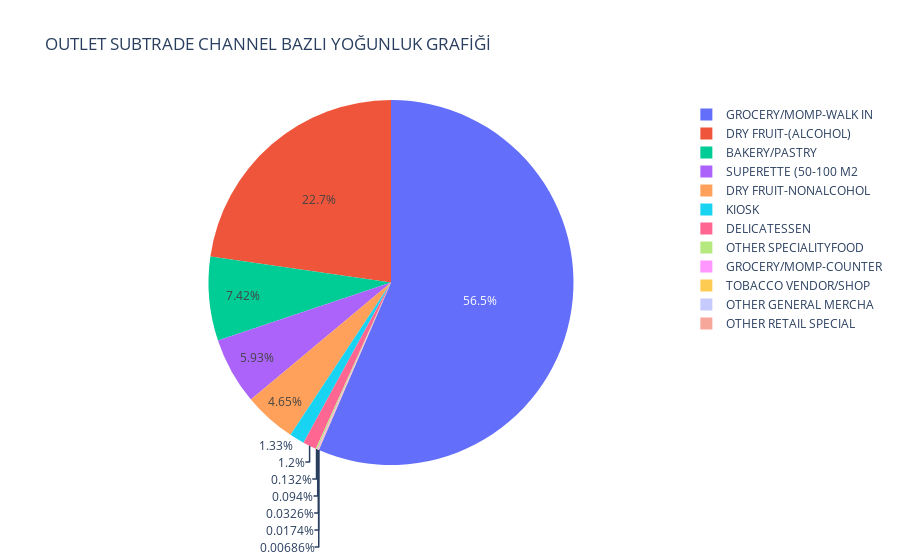

Write notebook code for a chart like this one.
### Code cell
fig = px.pie(df_sub_trade.groupby('outlet_sub_trade_channel_text')['BODY_COUNT'].sum().reset_index(), 
             values='BODY_COUNT', names='outlet_sub_trade_channel_text', title='OUTLET SUBTRADE CHANNEL BAZLI YOĞUNLUK GRAFİĞİ')
fig.show()

### Figure 1 — Plotly figure (JSON) as saved in the notebook; plotly's stock layout.template omitted (floating-point values rounded to 4 significant figures)
{"data": [{"domain": {"x": [0, 1], "y": [0, 1]}, "hovertemplate": "outlet_sub_trade_channel_text=%{label}<br>BODY_COUNT=%{value}<extra></extra>", "labels": ["BAKERY/PASTRY", "DELICATESSEN", "DRY FRUIT-(ALCOHOL)", "DRY FRUIT-NONALCOHOL", "GROCERY/MOMP-COUNTER", "GROCERY/MOMP-WALK IN", "KIOSK", "OTHER GENERAL MERCHA", "OTHER RETAIL SPECIAL", "OTHER SPECIALITYFOOD", "SUPERETTE (50-100 M2", "TOBACCO VENDOR/SHOP"], "legendgroup": "", "name": "", "showlegend": true, "type": "pie", "values": [339900000.0, 55090000.0, 1041000000.0, 212900000.0, 4307000.0, 2588000000.0, 60760000.0, 795800.0, 314100.0, 6065000.0, 271800000.0, 1493000.0]}], "layout": {"autosize": true, "legend": {"tracegroupgap": 0}, "title": {"text": "OUTLET SUBTRADE CHANNEL BAZLI YOĞUNLUK GRAFİĞİ"}}}
